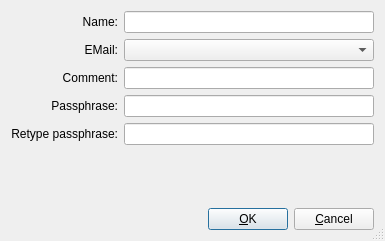
<ui version="4.0" >
 <class>GpgGenBase</class>
 <widget class="QDialog" name="GpgGenBase" >
  <property name="geometry" >
   <rect>
    <x>0</x>
    <y>0</y>
    <width>385</width>
    <height>241</height>
   </rect>
  </property>
  <property name="windowTitle" >
   <string>Generate key</string>
  </property>
  <property name="sizeGripEnabled" >
   <bool>true</bool>
  </property>
  <layout class="QGridLayout" >
   <property name="margin" >
    <number>11</number>
   </property>
   <property name="spacing" >
    <number>6</number>
   </property>
   <item row="1" column="0" >
    <widget class="QLabel" name="TextLabel3" >
     <property name="text" >
      <string>EMail:</string>
     </property>
     <property name="alignment" >
      <set>Qt::AlignRight|Qt::AlignTrailing|Qt::AlignVCenter</set>
     </property>
     <property name="wordWrap" >
      <bool>false</bool>
     </property>
    </widget>
   </item>
   <item row="2" column="0" >
    <widget class="QLabel" name="TextLabel4" >
     <property name="text" >
      <string>Comment:</string>
     </property>
     <property name="alignment" >
      <set>Qt::AlignRight|Qt::AlignTrailing|Qt::AlignVCenter</set>
     </property>
     <property name="wordWrap" >
      <bool>false</bool>
     </property>
    </widget>
   </item>
   <item row="0" column="0" >
    <widget class="QLabel" name="TextLabel2" >
     <property name="text" >
      <string>Name:</string>
     </property>
     <property name="alignment" >
      <set>Qt::AlignRight|Qt::AlignTrailing|Qt::AlignVCenter</set>
     </property>
     <property name="wordWrap" >
      <bool>false</bool>
     </property>
    </widget>
   </item>
   <item row="0" column="1" >
    <widget class="QLineEdit" name="edtName" />
   </item>
   <item row="2" column="1" >
    <widget class="QLineEdit" name="edtComment" />
   </item>
   <item row="1" column="1" >
    <widget class="QComboBox" name="cmbMail" />
   </item>
   <item row="3" column="0" >
    <widget class="QLabel" name="TextLabel1" >
     <property name="text" >
      <string>Passphrase:</string>
     </property>
     <property name="alignment" >
      <set>Qt::AlignRight|Qt::AlignTrailing|Qt::AlignVCenter</set>
     </property>
     <property name="wordWrap" >
      <bool>false</bool>
     </property>
    </widget>
   </item>
   <item row="4" column="0" >
    <widget class="QLabel" name="TextLabel2_2" >
     <property name="text" >
      <string>Retype passphrase:</string>
     </property>
     <property name="alignment" >
      <set>Qt::AlignRight|Qt::AlignTrailing|Qt::AlignVCenter</set>
     </property>
     <property name="wordWrap" >
      <bool>false</bool>
     </property>
    </widget>
   </item>
   <item row="3" column="1" >
    <widget class="QLineEdit" name="edtPass1" >
     <property name="echoMode" >
      <enum>QLineEdit::Password</enum>
     </property>
    </widget>
   </item>
   <item row="4" column="1" >
    <widget class="QLineEdit" name="edtPass2" >
     <property name="echoMode" >
      <enum>QLineEdit::Password</enum>
     </property>
    </widget>
   </item>
   <item row="5" column="0" colspan="2" >
    <widget class="QLabel" name="lblProcess" >
     <property name="sizePolicy" >
      <sizepolicy>
       <hsizetype>7</hsizetype>
       <vsizetype>7</vsizetype>
       <horstretch>0</horstretch>
       <verstretch>0</verstretch>
      </sizepolicy>
     </property>
     <property name="text" >
      <string/>
     </property>
     <property name="alignment" >
      <set>Qt::AlignCenter</set>
     </property>
     <property name="wordWrap" >
      <bool>false</bool>
     </property>
    </widget>
   </item>
   <item row="6" column="0" colspan="2" >
    <layout class="QHBoxLayout" >
     <property name="margin" >
      <number>0</number>
     </property>
     <property name="spacing" >
      <number>6</number>
     </property>
     <item>
      <spacer>
       <property name="orientation" >
        <enum>Qt::Horizontal</enum>
       </property>
       <property name="sizeType" >
        <enum>QSizePolicy::Expanding</enum>
       </property>
       <property name="sizeHint" >
        <size>
         <width>20</width>
         <height>20</height>
        </size>
       </property>
      </spacer>
     </item>
     <item>
      <widget class="QPushButton" name="buttonOk" >
       <property name="text" >
        <string>&amp;OK</string>
       </property>
       <property name="autoDefault" >
        <bool>true</bool>
       </property>
       <property name="default" >
        <bool>true</bool>
       </property>
      </widget>
     </item>
     <item>
      <widget class="QPushButton" name="buttonCancel" >
       <property name="text" >
        <string>&amp;Cancel</string>
       </property>
       <property name="autoDefault" >
        <bool>true</bool>
       </property>
      </widget>
     </item>
    </layout>
   </item>
  </layout>
 </widget>
 <pixmapfunction>qPixmapFromMimeSource</pixmapfunction>
 <tabstops>
  <tabstop>edtName</tabstop>
  <tabstop>cmbMail</tabstop>
  <tabstop>edtComment</tabstop>
  <tabstop>edtPass1</tabstop>
  <tabstop>edtPass2</tabstop>
  <tabstop>buttonOk</tabstop>
  <tabstop>buttonCancel</tabstop>
 </tabstops>
 <resources/>
 <connections/>
</ui>
